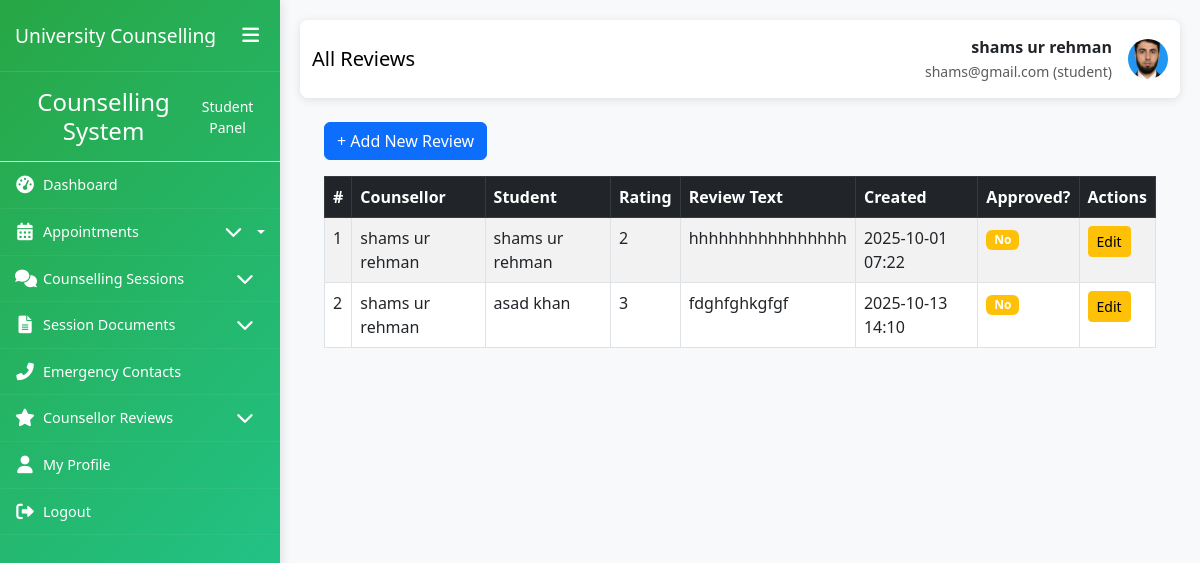
The app's page /student_review_list/ (signed in) with its own data.
### My_App/models.py (models this page shows, shortened)
class CustomUser(AbstractUser):
    ROLE_CHOICES = (
        ('student', 'Student'),
        ('counsellor', 'Counsellor'),
        ('admin', 'Administrator'),
    )
    role = models.CharField(max_length=20, choices=ROLE_CHOICES, default='student')
    phone_number = models.CharField(max_length=15, blank=True, null=True)
    date_of_birth = models.DateField(blank=True, null=True)
    profile_picture = models.ImageField(upload_to='profile_pics/', blank=True, null=True)
    created_at = models.DateTimeField(auto_now_add=True)
    updated_at = models.DateTimeField(auto_now=True)
    class Meta:
        permissions = [
            ("can_access_admin_panel", "Can access admin panel"),
            ("can_manage_users", "Can manage users"),
            ("can_manage_appointments", "Can manage appointments"),
            ("can_view_reports", "Can view reports"),
            ("can_manage_counsellors", "Can manage counsellors"),
        ]

class CounsellorReview(models.Model):
    counsellor = models.ForeignKey(Counsellor, on_delete=models.CASCADE, related_name='reviews')
    student = models.ForeignKey(Student, on_delete=models.CASCADE)
    rating = models.IntegerField(validators=[MinValueValidator(1), MaxValueValidator(5)])
    review_text = models.TextField()
    created_at = models.DateTimeField(auto_now_add=True)
    is_approved = models.BooleanField(default=False)
    class Meta:
        unique_together = ['counsellor', 'student']
        permissions = [
            ("can_write_review", "Can write review"),
            ("can_moderate_reviews", "Can moderate reviews"),
        ]

class Counsellor(models.Model):
    user = models.OneToOneField(CustomUser, on_delete=models.CASCADE, primary_key=True)
    specialization = models.CharField(max_length=100)
    license_number = models.CharField(max_length=50, unique=True)
    experience_years = models.IntegerField(default=0)
    qualifications = models.TextField()
    bio = models.TextField(blank=True, null=True)
    AREA_OF_EXPERTISE_CHOICES = (
        ('academic', 'Academic Counselling'),
        ('career', 'Career Counselling'),
        ('personal', 'Personal Counselling'),
        ('mental_health', 'Mental Health'),
        ('crisis', 'Crisis Intervention'),
    )
    area_of_expertise = models.CharField(max_length=50, choices=AREA_OF_EXPERTISE_CHOICES)
    is_available = models.BooleanField(default=True)
    max_students = models.IntegerField(default=20)
    class Meta:
        permissions = [
            ("can_view_student_records", "Can view student records"),
            ("can_manage_schedule", "Can manage schedule"),
            ("can_write_session_notes", "Can write session notes"),
            ("can_view_all_appointments", "Can view all appointments"),
            ("can_manage_own_availability", "Can manage own availability"),
        ]

class Student(models.Model):
    user = models.OneToOneField(CustomUser, on_delete=models.CASCADE, primary_key=True)
    student_id = models.CharField(max_length=20, unique=True)
    enrollment_date = models.DateField()
    FACULTY_CHOICES = (
        ('engineering', 'Engineering'),
        ('science', 'Science'),
        ('arts', 'Arts'),
        ('business', 'Business'),
        ('medicine', 'Medicine'),
        ('law', 'Law'),
    )
    faculty = models.CharField(max_length=50, choices=FACULTY_CHOICES)
    department = models.CharField(max_length=100)
    academic_year = models.IntegerField(
        validators=[MinValueValidator(1), MaxValueValidator(6)]
    )
    emergency_contact_name = models.CharField(max_length=100)
    emergency_contact_phone = models.CharField(max_length=15)
    address = models.TextField(blank=True, null=True)
    class Meta:
        permissions = [
            ("can_view_own_appointments", "Can view own appointments"),
            ("can_book_appointment", "Can book appointment"),
            ("can_view_own_records", "Can view own records"),
            ("can_cancel_appointment", "Can cancel appointment"),
        ]

### My_App/views.py (the view)
# urls.py: path("student_review_list/", views.student_review_list, name="student_review_list"),
def student_review_list(request):
    reviews = CounsellorReview.objects.select_related("counsellor__user", "student__user").all()
    return render(request, "My_Student/reviews/review_list.html", {"reviews": reviews})

### templates/My_Student/reviews/review_list.html (shortened to what this page needs)
{% extends 'My_Student/base1.html' %}
{% block page_title %}All Reviews{% endblock %}
{% block content %}
<div class="container-fluid mt-4">
    <a href="{% url 'student_review_add' %}" class="btn btn-primary mb-3">+ Add New Review</a>
    <table class="table table-bordered table-striped">
        <thead class="table-dark">
            <tr>
                <th>#</th>
                <th>Counsellor</th>
                <th>Student</th>
                <th>Rating</th>
                <th>Review Text</th>
                <th>Created</th>
                <th>Approved?</th>
                <th>Actions</th>
            </tr>
        </thead>
        <tbody>
        {% for review in reviews %}
            <tr>
                <td>{{ forloop.counter }}</td>
                <td>{{ review.counsellor.user.get_full_name }}</td>
                <td>{{ review.student.user.get_full_name }}</td>
                <td>{{ review.rating }}</td>
                <td>{{ review.review_text|truncatechars:50 }}</td>
                <td>{{ review.created_at|date:"Y-m-d H:i" }}</td>
                <td>
                    {% if review.is_approved %}
                        <span class="badge bg-success">Yes</span>
                    {% else %}
                        <span class="badge bg-warning">No</span>
                    {% endif %}
                </td>
                <td>
                    <a href="{% url 'student_review_update' review.pk %}" class="btn btn-sm btn-warning">Edit</a>
                </td>
            </tr>
        {% empty %}
            <tr><td colspan="8" class="text-center">No reviews yet.</td></tr>
        {% endfor %}
        </tbody>
    </table>
</div>
{% endblock %}

### templates/My_Student/base1.html (shortened to what this page needs)
<!DOCTYPE html>
<html lang="en">
<head>
    <link href="https://cdn.jsdelivr.net/npm/bootstrap@5.3.0/dist/css/bootstrap.min.css" rel="stylesheet">
    <link href="https://cdnjs.cloudflare.com/ajax/libs/font-awesome/6.0.0/css/all.min.css" rel="stylesheet">
    <link href="https://cdn.jsdelivr.net/npm/sweetalert2@11/dist/sweetalert2.min.css" rel="stylesheet">
</head>
<body>
    <div class="container-fluid p-0">
        <div class="row g-0">
            <div class="sidebar" id="sidebar">
                <div class="sidebar-header">
                    <h3>University Counselling</h3>
                    <button class="sidebar-toggle d-none d-lg-block" id="sidebarToggle">
                        <i class="fas fa-bars"></i>
                    </button>
                </div>
                <div class="sidebar-content">
                    {% include 'My_Student/sidebar.html' %}
                </div>
            </div>
            <div class="main-content" id="mainContent">
                <nav class="navbar navbar-expand-lg navbar-custom">
                    <div class="container-fluid">
                        <span class="navbar-brand">{% block page_title %}Dashboard{% endblock %}</span>
                        <div class="d-flex align-items-center">
                            <div class="me-3 text-end d-none d-md-block">
                                <div class="fw-bold">{{ user.get_full_name|default:user.username }}</div>
                                <small class="text-muted">{{ user.email }} (student)</small>
                            </div>
                            {% if user.profile_picture %}
                            <img src="{{ user.profile_picture.url }}" alt="Profile" class="user-profile-img">
                            {% else %}
                            <div class="user-profile-img bg-secondary d-flex align-items-center justify-content-center text-white">
                                <i class="fas fa-user"></i>
                            </div>
                            {% endif %}
                        </div>
                    </div>
                </nav>
                <div class="container-fluid">
                    {% block content %}{% endblock %}
                </div>
            </div>
        </div>
    </div>
</body>
</html>

### templates/My_Student/base1.html (style rules this page uses)
:root { --sidebar-width: 280px; --sidebar-collapsed-width: 70px; --sidebar-bg: linear-gradient(135deg, #28a745 0%, #20c997 100%); --content-padding: 20px; --transition-speed: 0.3s; }
body { overflow-x: hidden; font-family: 'Segoe UI', Tahoma, Geneva, Verdana, sans-serif; background-color: #f8f9fa; }
.sidebar { background: var(--sidebar-bg); color: white; min-height: 100vh; position: fixed; width: var(--sidebar-width); transition: all var(--transition-speed) ease; z-index: 1000; box-shadow: 2px 0 10px rgba(0,0,0,0.1); overflow-y: auto; }
.sidebar-header { padding: 20px 15px; border-bottom: 1px solid rgba(255,255,255,0.1); display: flex; align-items: center; justify-content: space-between; }
.sidebar-header h3 { font-size: 1.2rem; margin: 0; white-space: nowrap; overflow: hidden; }
.sidebar-toggle { background: none; border: none; color: white; font-size: 1.2rem; cursor: pointer; }
.main-content { margin-left: var(--sidebar-width); padding: var(--content-padding); transition: all var(--transition-speed) ease; min-height: 100vh; width: calc(100% - var(--sidebar-width)); }
.navbar-custom { background: white; box-shadow: 0 2px 10px rgba(0,0,0,0.1); padding: 15px 0; margin-bottom: 20px; border-radius: 8px; }
.user-profile-img { width: 40px; height: 40px; border-radius: 50%; object-fit: cover; }
.sidebar { background: var(--sidebar-bg); color: white; height: 100vh; position: fixed; top: 0; left: 0; width: var(--sidebar-width); transition: all var(--transition-speed) ease; z-index: 1000; box-shadow: 2px 0 10px rgba(0,0,0,0.1); overflow-y: auto; overflow-x: hidden; scrollbar-width: thin; scrollbar-color: rgba(255,255,255,0.4) transparent; }

### records on screen
CustomUser: get_full_name "shams ur rehman", email "shams@gmail.com", profile_picture (picture)
CounsellorReview: counsellor.user.get_full_name "shams ur rehman", student.user.get_full_name "shams ur rehman", rating "2", review_text "hhhhhhhhhhhhhhhh", created_at "2025-10-01 07:22", is_approved "No"
CounsellorReview: counsellor.user.get_full_name "shams ur rehman", student.user.get_full_name "asad khan", rating "3", review_text "fdghfghkgfgf", created_at "2025-10-13 14:10", is_approved "No"
